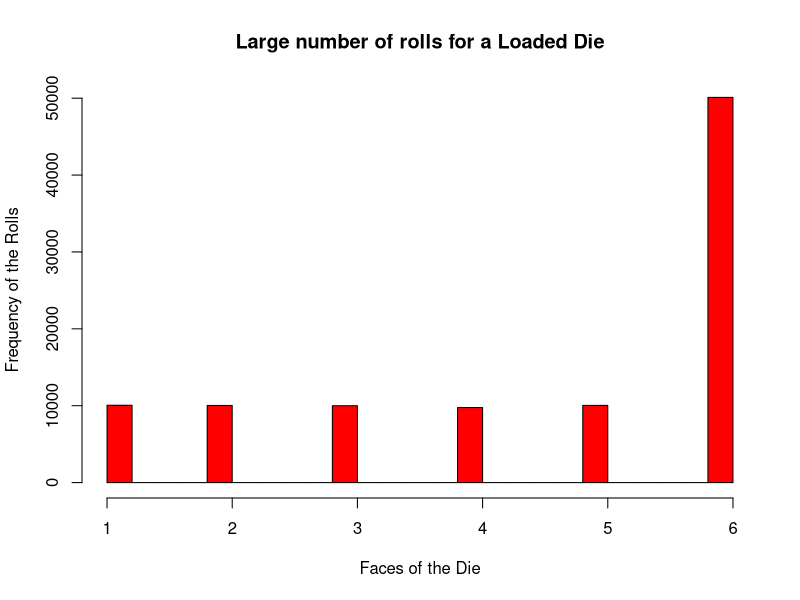

This figure's R source: (Note: this script raises an error after producing the figure.)
#Question 1
loadedDie<-c(1,2,3,4,5,6)
probilityOfDie<- c(rep(0.1,5),0.5)
chanceOfDie <- loadedDie* probilityOfDie
chanceOfDie
meanValue<- 0
for (i in 1:length(chanceOfDie))
{
  meanValue <- meanValue + chanceOfDie[i]
}
meanValue
# For Calculating Variance
VarianceValue<-0

for (i in 1:length(loadedDie))
{
  
  #VarianceVector[i]<- ((loadedDie[i]-meanValue)^2)*probilityOfDie[i]
  VarianceValue <- VarianceValue+((loadedDie[i]-meanValue)^2)*probilityOfDie[i]
}
VarianceValue  

#Question 2
rollLoadedDie <-function(Rolls)
{myRolls= sample(loadedDie, size =Rolls, replace =TRUE,prob =c(0.1,0.1,0.1,0.1,0.1,0.5))
return (myRolls)}
output =rollLoadedDie(100000)
output

#Question 3
hist(output,main="Large number of rolls for a Loaded Die",xlab= "Faces of the Die", ylab="Frequency of the Rolls",col="Red")
"No, the distribution is not uniform as the outcome of a loaded die is not equally likely."

# Question 4
trailSizes<- c(5,10,15,20,25,30,40,50,100,200,300,400,500,1000,2000,3000,4000,5000,10000,20000,30000,100000)
means<-vector(mode="double",length = length(trailSizes))
variances <- vector(mode="double", length =length(trailSizes))
for (i in 1:length(trailSizes))
{
  rolls <- vector(length=trailSizes[i], mode ="double")
  for (j in 1:trailSizes[i])
  { rolls[j]<-sample(1:6, size =trailSizes, replace =TRUE,prob =c(0.1,0.1,0.1,0.1,0.1,0.5)) }
  means[i]<-mean(rolls);
  variances[i]<-var(rolls)
}
plot(log10(trailSizes),means)
lines(log10(trailSizes),rep(meanValue,length(trailSizes)))

plot(log10(trailSizes),variances)
lines(log10(trailSizes),rep(VarianceValue,length(trailSizes)))
"The convergence of the expected values for the mean and variance appears to be between 5000 and 10,000, however it took 10,000 rolls to get the convergence to the expected values."
